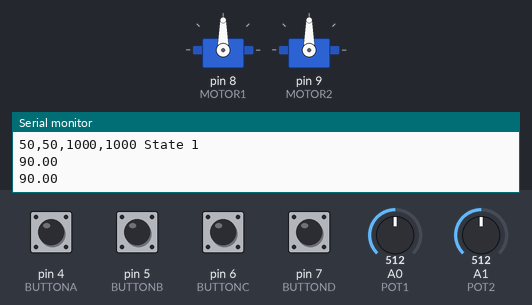
The sketch below on a simulated Arduino Uno, built with avr-gcc and run on an emulated ATmega328P. Parts: 2 × servo, the last lines printed to the serial monitor. The test bench sets the inputs (shaded band); at power-on: pin 4 (BUTTONA), pin 5 (BUTTONB), pin 6 (BUTTONC), pin 7 (BUTTOND) HIGH, A0 (POT1) = 512, A1 (POT2) = 512.

Above: at 1.2 s.
1.3 s: A0 (POT1) set to 522
At 3.62 s:
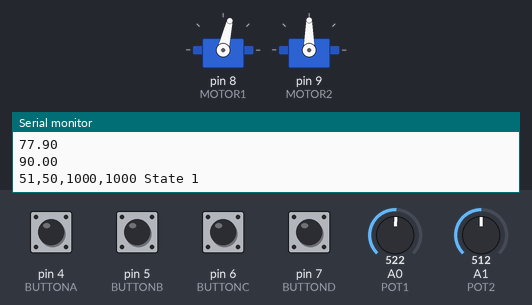
4.3 s: pin 4 (BUTTONA) pulled LOW for 1 s
At 6.8 s:
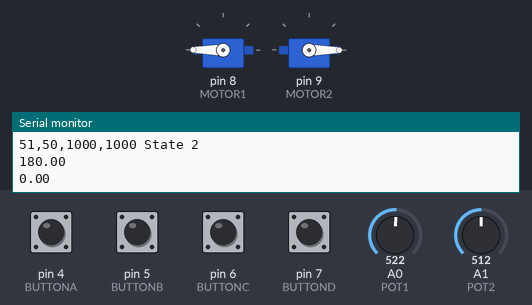
7.3 s: A1 (POT2) set to 122
At 10.1 s:
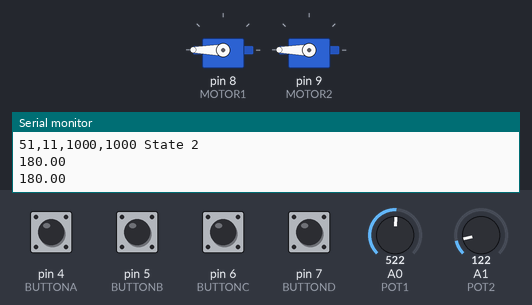
10.3 s: A0 (POT1) set to 900
13.3 s: A1 (POT2) set to 510
14.8 s: A1 (POT2) set to 531
At 15.1 s:
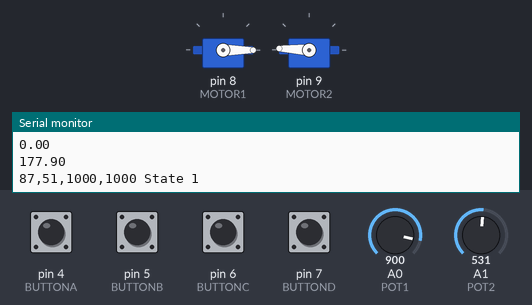
Timing chart, 0 to 24.5 s (numbered marks = the images above; inputs shaded):
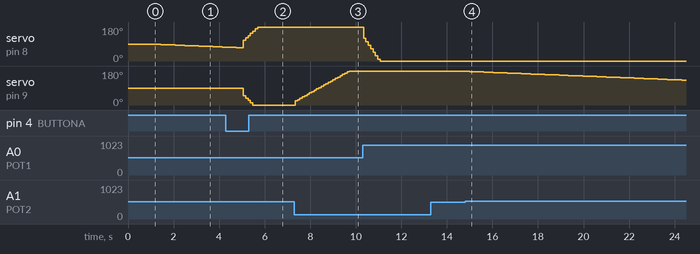

Measured:
- the behaviour switches between 521 and 522 on A0 (POT1) (found by bisection; images 0 and 1)
- the behaviour switches between 521 and 522 on A1 (POT2) (found by bisection; images 3 and 4)
- after the input at 1.3 s, servo on pin 8 (MOTOR1): moves from 90° to 74° over 2.8 s, starting at once
- after the input at 4.3 s, servo on pin 9 (MOTOR2): moves from 90° to 0° over 0.41 s, starting after 0.77 s
- after the input at 7.3 s, servo on pin 9 (MOTOR2): moves from 0° to 180° over 2.4 s, starting at once
- after the input at 14.8 s, servo on pin 9 (MOTOR2): moves from 180° to 132° over 9.4 s, starting after 0.09 s

The sketch:

arduinoCode.ino
```cpp
template< typename T > void roll( T output[], T input[], int n, bool dir );
template< typename D> void Print(D input[], int n);
template< typename I> int average( I input[], int n, int taps, bool dir);

template<typename T> void roll(T output[], T  input[], int n, bool dir = true) {
  /*
     This function "spins" the array by 1 unit.
     [1,2,3,4] would result in [4,1,2,3] if dir is true
     [1,2,3,4] would result in [2,3,4,1] if dir is false

     This function will work with any data type as long as input and output are the same
  */
  if (dir) {
    T first = input[0];
    for (int i = 1; i < n; i++) {
      output[i - 1] = input[i];
    }
    output[n - 1] = first;
  }
  else {
    T last = input[n - 1];
    for (int i = n - 1; i > 0; i--) {
      output[i] = input[i - 1];
    }
    output[0] = last;
  }
}

template <typename D> void Print(D input[], int n) {
  /*
     This function prints the values of an array (of any type) to the serial in CSV format.
     This will NOT end with a new line character
  */
  for (int i = 0; i < n; i++) {
    Serial.print(input[i]);
    if (i == n - 1) {
    }
    else {
      Serial.print(",");
    }
  }
}

template< typename I> int average(I input[], int n, int taps, bool dir) {
  /*
     This function calcuates the average of the input array from an end.
     Example:
     float result = 0;
     int values[] = [1,2,3,4,5];
     average(result, values, 5, 3,true)
     //result will be 2
     average(result, values, 5, 3,false)
     // result will be 4

  */
  float output = 0;
  if (dir) {
    for (int i =  0; i < taps; i++) {
      output += input[i];
    }
  }
  else {
    for (int i =  n - 1; ((n - 1) - i) < taps; i--) {
      output += input[i];
    }
  }
  return (int)output / taps;
}

int formatData(int data) {
  if (data < 10) {
    return 1000;
  }
  if (data > 1000) {
    return 1000;
  }
  return data;
}

#include <hcsr04.h>
#include <PID_v1.h>
#include <Servo.h>

// Sonar 1
#define TRIG_PIN_1 12
#define ECHO_PIN_1 13
// Sonar 2
#define TRIG_PIN_2 10
#define ECHO_PIN_2 11
// PID
#define POT1 A0
#define POT2 A1
#define MOTOR1 8
#define MOTOR2 9
// array information
#define araryNum 50
#define averageAmount 5
#define DELAYMAX 50
#define BUTTONA 4
#define BUTTONB 5
#define BUTTONC 6
#define BUTTOND 7
#define LED 3
// Ultrasonic Sensors
HCSR04 RawA(TRIG_PIN_1, ECHO_PIN_1, 20, 1000);
HCSR04 RawB(TRIG_PIN_2, ECHO_PIN_2, 20, 1000);

int valuesA[araryNum];
int valuesB[araryNum];
int valuesC[araryNum];
int valuesD[araryNum];
bool SensorA = false;
bool SensorB = false;
bool SensorC = false;
bool SensorD = false;

double SetpointX, InputX, OutputX;
double SetpointY, InputY, OutputY;
double Kp = 1.1, Ki = 5, Kd = 0;
PID pidx(&InputX, &OutputX, &SetpointX, Kp, Ki, Kd, DIRECT);
PID pidy(&InputY, &OutputY, &SetpointY, Kp, Ki, Kd, DIRECT);
int valuesPot1[araryNum] ;
int valuesPot2[araryNum] ;
int sensors[] = {0, 0, 0, 0};

int StateNumber = 1;
int timeout = 0;
int timeout_amount = 5000;
int offset1 = 0;
int offset2 = 0;
int delaynum = 0;

bool buttons = true;


Servo motorx;
Servo motory;

String inputString  = "";
void setup() {

  pinMode(ECHO_PIN_1, INPUT);
  pinMode(ECHO_PIN_2, INPUT);
  pinMode(BUTTONA, INPUT);
  pinMode(BUTTONB, INPUT);
  pinMode(BUTTONC, INPUT);
  pinMode(BUTTOND, INPUT);
  digitalWrite(BUTTONA, HIGH);
  digitalWrite(BUTTONB, HIGH);
  digitalWrite(BUTTONC, HIGH);
  digitalWrite(BUTTOND, HIGH);
  pinMode(POT1, INPUT);
  pinMode(POT2, INPUT);

  Serial.begin(9600);
  changeState(1);
  motorx.attach(MOTOR1);
  motory.attach(MOTOR2);
  pidx.SetMode(AUTOMATIC);
  pidy.SetMode(AUTOMATIC);
  pidx.SetOutputLimits(-90, 90);
  pidy.SetOutputLimits(-90, 90);
  Serial.println("SETUP IS DONE");
}

void loop() {


  roll(valuesA, valuesA, araryNum, false);
  if (buttons) {
    valuesA[araryNum - 1] = digitalRead(BUTTONA) ? 1000 : 30;
  }
  else {
    valuesA[araryNum - 1] = formatData(RawA.distanceInMillimeters());
  }

  delay(50);
  roll(valuesB, valuesB, araryNum, false);
  if (buttons) {
    valuesB[araryNum - 1] = digitalRead(BUTTONB) ? 1000 : 30;
  }
  else {
    valuesB[araryNum - 1] = formatData(RawB.distanceInMillimeters());
  }
  delay(50);
  roll(valuesPot1, valuesPot1, araryNum, false);
  valuesPot1[araryNum - 1] = map(analogRead(POT1) + offset1, 0, 1023, 0, 100);
  roll(valuesPot2, valuesPot2, araryNum, false);
  valuesPot2[araryNum - 1] = map(analogRead(POT2) + offset2, 0, 1023, 0, 100);

  if (buttons) {
    roll(valuesC, valuesC, araryNum, false);
    roll(valuesD, valuesD, araryNum, false);
    valuesC[araryNum - 1] = digitalRead(BUTTONC) ? 1000 : 30;
    valuesD[araryNum - 1] = digitalRead(BUTTOND) ? 1000 : 30;
  }


  InputX = map(analogRead(POT1) + offset2, 0, 1023, 0, 100);;
  InputY = map(analogRead(POT2) + offset2, 0, 1023, 0, 100);;

  SensorA = (average(valuesA, araryNum, averageAmount, true) < 40) ? true : false;
  SensorB = (average(valuesB, araryNum, averageAmount, true) < 40) ? true : false;
  SensorC = (average(valuesC, araryNum, averageAmount, true) < 40) ? true : false;
  SensorD = (average(valuesD, araryNum, averageAmount, true) < 40) ? true : false;
  sensors[0] = InputX;
  sensors[1] = InputY;
  sensors[2] = average(valuesC, araryNum, averageAmount, true);
  sensors[3] = average(valuesD, araryNum, averageAmount, true);
  Print(sensors, 4);
  Serial.print(" ");
  switch (StateNumber) {
    case 0:
    case 1:
      Serial.println("State 1");
      SetpointX = 50;
      SetpointY = 50;
      if (SensorA) {
        changeState(2);
      }
      if (SensorB) {
        changeState(5);
      }
      if (SensorC) {
        changeState(8);
      }
      if (SensorD) {
        changeState(11);
      }
      break;
    case 2:
      Serial.println("State 2");
      SetpointX = 75;
      SetpointY = 25;
      if (timeout > timeout_amount) {
        changeState(1);
      }
      if (SensorA) {
        changeState(3);
      }
      if (SensorC) {
        changeState(4);
      }
      // timeout
      // state 3
      // state 4
      break;
    case 3:
      Serial.println("State 3");
      SetpointX = 100;
      SetpointY = 25;
      if (timeout > timeout_amount) {
        changeState(1);
      }
      // timeout
      break;
    case 4:
      Serial.println("State 4");
      SetpointX = 75;
      SetpointY = 0;
      if (timeout > timeout_amount) {
        changeState(1);
      }
      // timeout
      break;
    case 5:
      Serial.println("State 5");
      SetpointX = 25;
      SetpointY = 75;
      if (timeout > timeout_amount) {
        changeState(1);
      }
      if (SensorD) {
        changeState(6);
      }
      if (SensorB) {
        changeState(7);
      }
      // timeout
      // state 6
      // state 7
      break;
    case 6:
      Serial.println("State 6");
      SetpointX = 25;
      SetpointY = 100;
      if (timeout > timeout_amount) {
        changeState(1);
      }
      // timeout
      break;
    case 7:
      Serial.println("State 7");
      SetpointX = 0;
      SetpointY = 75;
      if (timeout > timeout_amount) {
        changeState(1);
      }
      // timeout
      break;
    case 8:
      Serial.println("State 8");
      SetpointX = 75;
      SetpointY = 25;
      if (timeout > timeout_amount) {
        changeState(1);
      }
      if (SensorA) {
        changeState(9);
      }
      if (SensorC) {
        changeState(10);
      }
      // timeout
      // state 9
      // state 10
      break;
    case 9:
      Serial.println("State 9");
      SetpointX = 100;
      SetpointY = 25;
      if (timeout > timeout_amount) {
        changeState(1);
      }
      // timeout
      break;
    case 10:
      Serial.println("State 10");
      SetpointX = 75;
      SetpointY = 0;
      if (timeout > timeout_amount) {
        changeState(1);
      }
      // timeout
      break;
    case 11:
      Serial.println("State 11");
      SetpointX = 25;
      SetpointY = 75;
      if (timeout > timeout_amount) {
        changeState(1);
      }
      if (SensorB) {
        changeState(12);
      }
      if (SensorD) {
        changeState(13);
      }
      // timeout
      // state 12
      // state 13
      break;
    case 12:
      Serial.println("State 12");
      SetpointX = 0;
      SetpointY = 75;
      if (timeout > timeout_amount) {
        changeState(1);
      }
      // timeout
      break;
    case 13:
      Serial.println("State 13");
      SetpointX = 25;
      SetpointY = 100;
      if (timeout > timeout_amount) {
        changeState(1);
      }
      // timeouts
      break;
    default:
      Serial.println("IN THE DEFAULT CASE");

  };
  pidx.Compute();
  pidy.Compute();
  motorx.write(OutputX + 90);
  motory.write(OutputY + 90);
  Serial.println(OutputX + 90);
  Serial.println(OutputY + 90);
  timeout += 100;

}
void serialEvent() {
  /*
     This class is called at the end of the loop IF there is new serial data.
     This is usefull so you dont have to check each time during the loop if there is new data.
  */
  char first = (char)Serial.read();
  wholeThing();
  if (first == "C") {
    roll(valuesC, valuesC, araryNum, false);
    valuesC[araryNum - 1] = inputString.toInt();
  }
  if (first == "D") {
    roll(valuesD, valuesD, araryNum, false);
    valuesD[araryNum - 1] = inputString.toInt();
  }
  if (first == "Q") {
    offset1 = inputString.toInt();
  }
  if (first == "W") {
    offset2 = inputString.toInt();
  }
}

void wholeThing() {
  /* Helper function for getting a whole line of data from the serial line */
  inputString = "";
  while (Serial.available()) {
    // get the new byte:
    char inChar = (char)Serial.read();
    // add it to the inputString:
    inputString += inChar;
  }
}

void changeState(int newState) {
  StateNumber = newState;
  timeout = 0;
  for (int i = 0; i < araryNum; i++) {
    valuesA[i] = 1000;
    valuesB[i] = 1000;
    valuesC[i] = 1000;
    valuesD[i] = 1000;
  }

}
```
